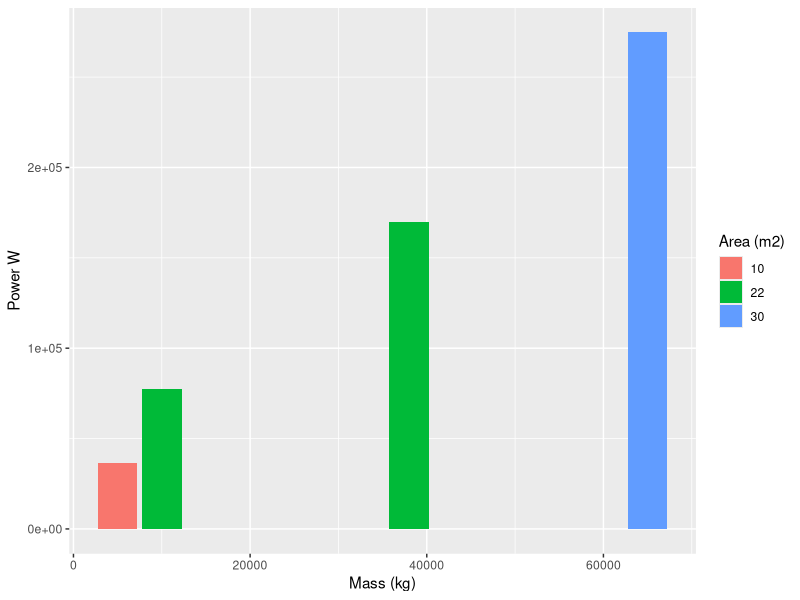
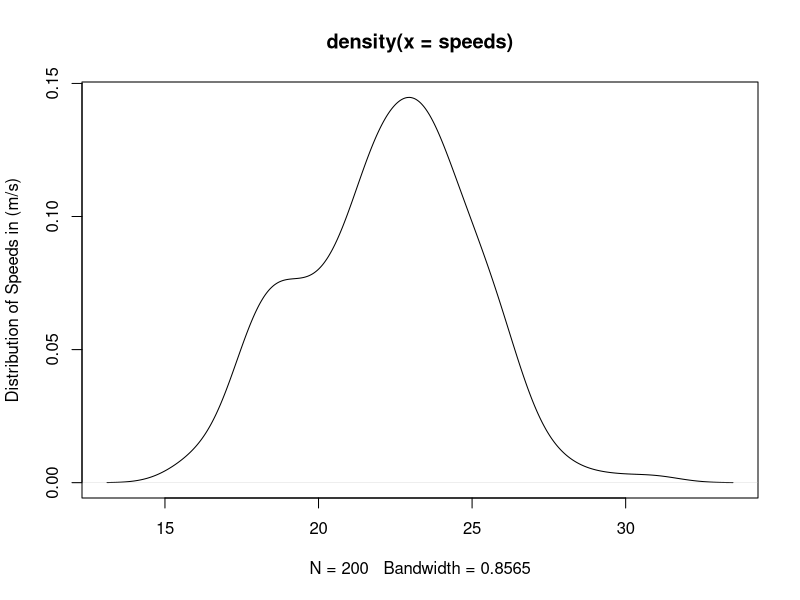
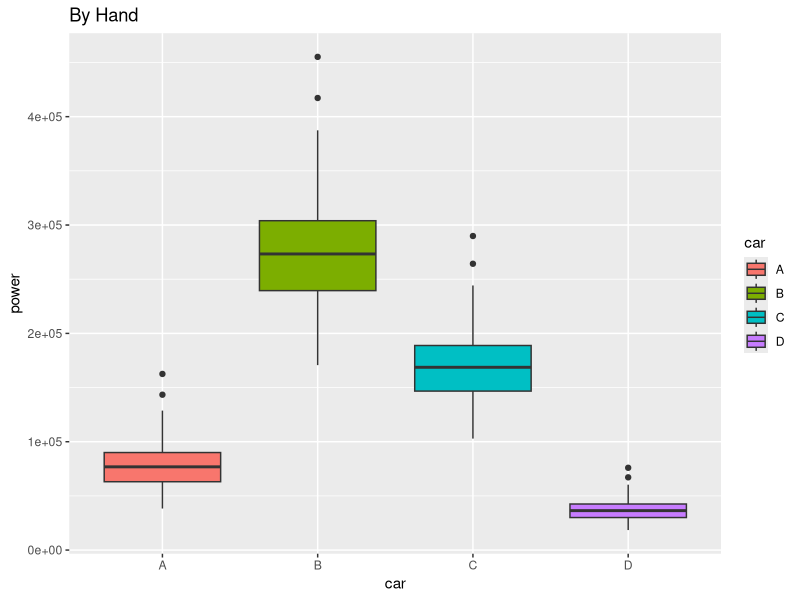
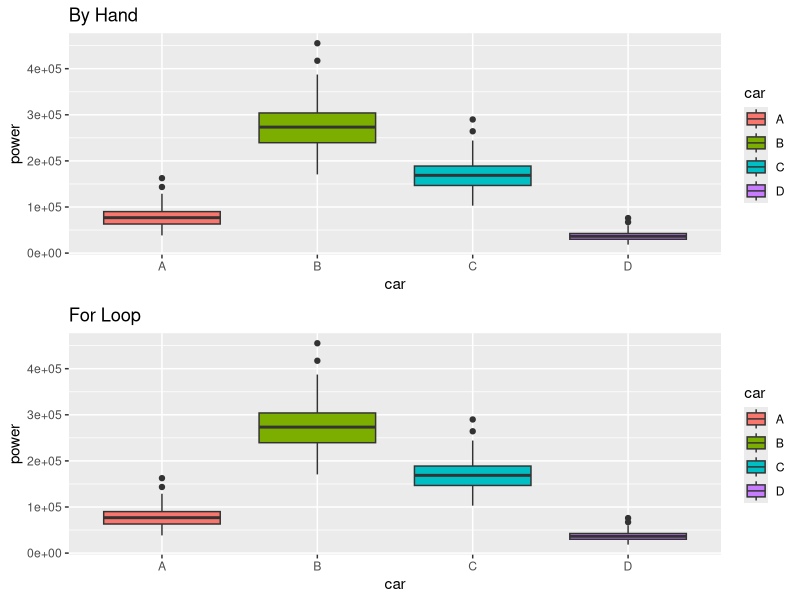
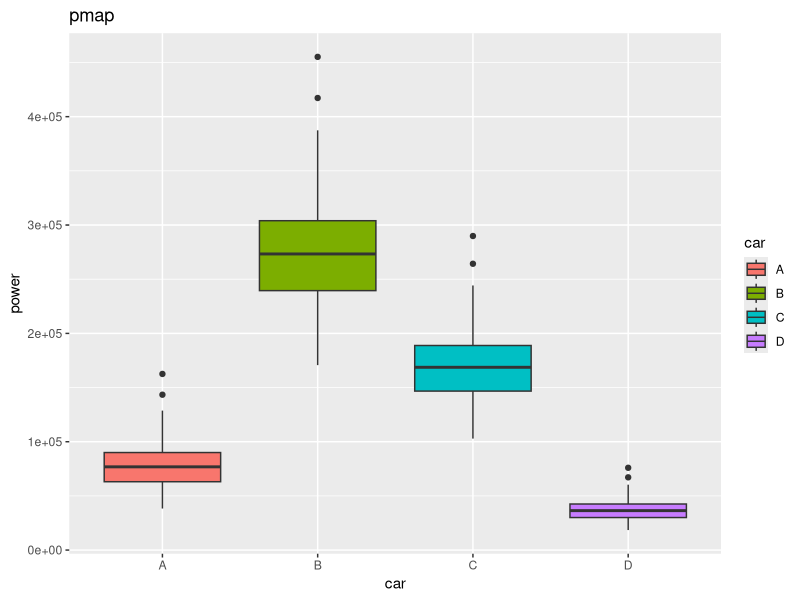
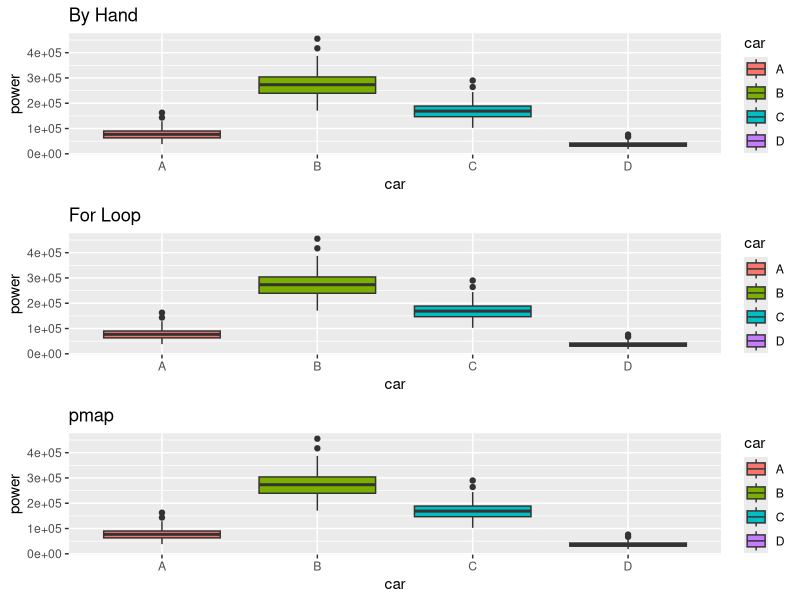

The R source for these figures, in order:
## ---- chunk 1
knitr::opts_chunk$set(echo =TRUE)
knitr::opts_chunk$set(error=TRUE)

library(tidyverse)
library(purrr)
library(ggpubr)
## ---- chunk 2
#' Automobile Power Generation
#'
#' This function determines the power generated by a given flow rate for a reservoir
#' 
#' @param crolling rolling resistive coefficient (0.015)
#' @param cdrag aerodynamic resistive coefficient (0.3)
#' @param m mass of truck (kg)
#' @param V vehicle speed (assuming no headwind) in m/s (or mps) m: is vehicle mass in kg
#' @param A surface area of car (m^2)
#' @param g acceleration due to gravity (m/s) default=9.8
#' @param p_air density of air (1.2kg/m^3)
#' @return Pb (W)
#'
# function definition
automobile_power_generation = function(crolling=0.015, m, cdrag=0.3, V, A, g=9.8, p_air=1.2) {
  # here's were I calculate power
  Pb = crolling * m * g * V + (0.5 * A * p_air * cdrag * V^3)
  return(Pb)
}
## ---- chunk 3


# generate a structure to store info on our possible cars
possible_cars = data.frame(name = c("A","B","C","D"),mass=c(10000,65000,38000,5000), area = c(22,30,22,10))

# first look at how results vary for mean speed say 100km/hr
# do conversion
# aka converting km/hr to mi/hr or opposite
speed_base = 80 * 0.28

# because I have one mass and area for each car and only 1 speed
# I can estimate power for each car type
# add to the data structure
# R is running a for loop behind the scenes for us as it calculates power for each car in the data frame
possible_cars$power = automobile_power_generation(V=speed_base, A = possible_cars$area, m=possible_cars$mass)

head(possible_cars)

# show results                         
ggplot(possible_cars, aes(x=mass, y=power, fill=as.factor(area)))+geom_col()+labs(y="Power W", x="Mass (kg)", fill="Area (m2)")
  

## ---- chunk 4

# what is I want to estimate average power use given  each car

possible_cars

# use sample to generate a distribution of speeds

# assume a log normal distribution of speeds with mean 100km/hr, and standard deviation that is 10% of the mean

# recall our function needs speed in m/s not km/hr so we will also do a conversion
# lets get a sample of a 200 speeds- we could also do this by actually measuring speeds

nsample = 200
mean_speed = (80*0.277)

speeds = rnorm(mean=mean_speed, sd=(10*0.277), nsample)
summary(speeds)

plot(density(speeds), ylab="Distribution of Speeds in (m/s)")


# how do we run each car for all speeds 

# first lets to it by hand for the first car - the first row in our possible cars matrix
possible_cars[1,]

# we could do it by hand
# below examples are saying if all highway cars are same mass/area as car A, let's see the powers for all the speeds (then next chunk for B, next chunk for C)
powerA = automobile_power_generation(V=speeds, A = possible_cars$area[1], m=possible_cars$mass[1])
# lets look at what we get
summary(powerA)

# next car (row 2)
powerB = automobile_power_generation(V=speeds, A = possible_cars$area[2], m=possible_cars$mass[2])
# lets look at what we get
summary(powerB)

# next car (row 3)
powerC = automobile_power_generation(V=speeds, A = possible_cars$area[3], m=possible_cars$mass[3])
# lets look at what we get
summary(powerC)

# next car (row 4)
powerD = automobile_power_generation(V=speeds, A = possible_cars$area[4], m=possible_cars$mass[4])
# lets look at what we get
summary(powerD)

summary(speeds)


# we could put this together
powerall1 = cbind.data.frame(powerA, powerB, powerC, powerD)
colnames(powerall1)=possible_cars$name


# for plotting sometimes its useful to turn columns in to rows - we can use an R function
# called pivot_longer (part of the tidyverse package) to do this
# compare powerall1 and powerallr1 to see what pivot_longer does
powerallr1 = powerall1 %>% pivot_longer(cols=everything(), names_to="car", values_to="power")
head(powerallr1)

# quick visualization
# lets save it so that we can compare
method1_plot = ggplot(powerallr1, aes(car,power, fill=car))+geom_boxplot()+ggtitle("By Hand")
method1_plot



## ---- chunk 5

# the first part, generating speeds is the same
# what is I want to estimate average power use given  each car

possible_cars


# how do we run each car for all speeds 
# we use a for loop to cycle through
# we need to create a data frame to store results - as above
# one column for each car and one row for each speed


# create the data frame before using the for loop to fill it
powerall2 = as.data.frame(matrix(nrow=length(speeds), ncol=nrow(possible_cars)))
# because we don't initialize it - values are NA
head(powerall2)

# more checking the data frame
# how many cars area there
nrow(possible_cars)
ncol(powerall2)
# for loops use an index - in this case "i" but you could use anything - it repeats
# anything between the {} for each values of i between 1 and nrow(possible_car) (which is 3 in our case)

# index in to a matrix (like powerall3) is by row and column powerall3[2,5] is 2nd row and 5th column



# FOR LOOP (sometimes for loops take a long time to run)
for (i in 1:ncol(powerall2)) {
  powerall2[,i] = automobile_power_generation(A=possible_cars$area[i], m=possible_cars$mass[i], V=speeds)
}



# now it looks like above
head(powerall2)
# we can add column names
colnames(powerall2)=possible_cars$name

# plotting is the same as above

# for plotting sometimes its useful to turn columns in to rows
powerallr2 = powerall2 %>% pivot_longer(cols=everything(), names_to="car", values_to="power")
head(powerallr2)

# quick visualization
method2_plot = ggplot(powerallr2, aes(car,power, fill=car))+geom_boxplot()+ggtitle("For Loop")

ggarrange(method1_plot, method2_plot, nrow=2)

powerall1 %>% map(mean)
powerall2 %>% map(mean)

## ---- chunk 6



# how do we run each car for all speeds 
# pmap runs a function for each value in a list of parameters, with other parameters set for each iteration


powerall3 = pmap(list(A = possible_cars$area, m=possible_cars$mass), automobile_power_generation, V=speeds)

# lets turn to a data frame for easier graphing
# we can add column names
powerall3 = as.data.frame(powerall2, col.names=possible_cars$name)

head(powerall3)


# for plotting sometimes its useful to turn columns in to rows
powerallr3 = powerall3 %>% pivot_longer(cols=everything(), names_to="car", values_to="power")
head(powerallr2)

# quick visualization

method3_plot = ggplot(powerallr3, aes(car,power, fill=car))+geom_boxplot()+ggtitle("pmap")
method3_plot

# put plots side by side
# to confirm that they look similar
ggarrange(method1_plot, method2_plot, method3_plot, nrow=3)

# compare values
head(powerallr2)
head(powerallr1)
head(powerallr3)


